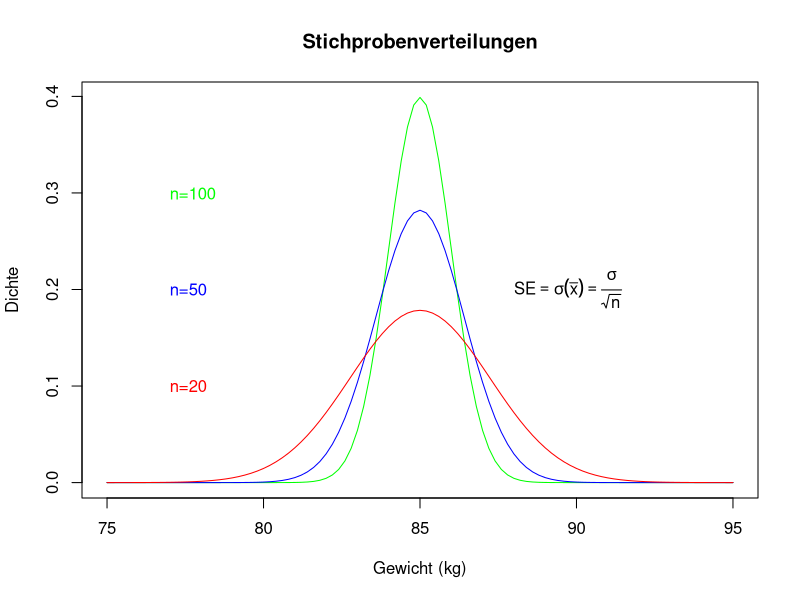

Write the R code that produced this figure.
# draw different sample distributions
curve(dnorm(x, mean=85, sd=10/sqrt(100)), col="green", from = 75, to=95, ylab="Dichte", xlab="Gewicht (kg)", main="Stichprobenverteilungen")
curve(dnorm(x, mean=85, sd=10/sqrt(50)), col="blue", from = 75, to=95, xlab="Dichte", ylab="Gewicht (kg)", add=TRUE)
curve(dnorm(x, mean=85, sd=10/sqrt(20)), col="red", from = 75, to=95, xlab="Dichte", ylab="Gewicht (kg)", add=TRUE)
text("n=20", col="red", x = 77, y=0.1, adj = 0)
text("n=50", col="blue", x = 77, y=0.2, adj = 0)
text("n=100", col="green", x = 77, y=0.3, adj = 0)
text(expression({SE == sigma(bar(x))} == frac(sigma, sqrt(n))), col="black", x = 88, y=0.2, adj = 0)
